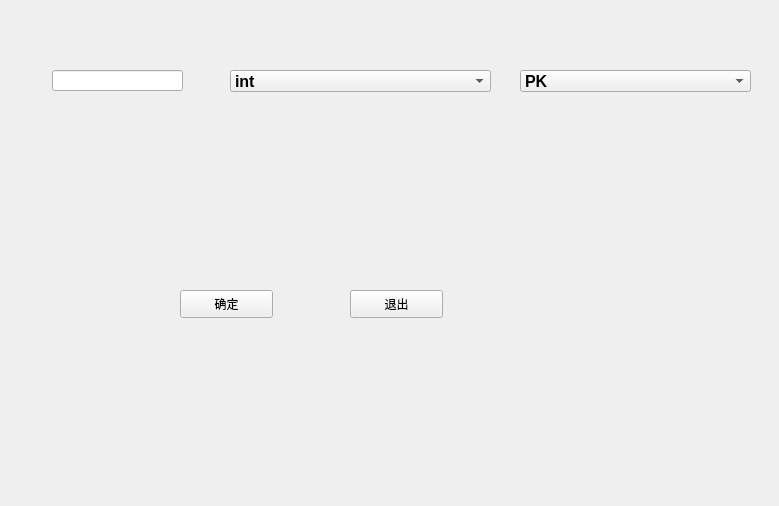
<?xml version="1.0" encoding="UTF-8"?>
<ui version="4.0">
 <class>Form</class>
 <widget class="QWidget" name="Form">
  <property name="geometry">
   <rect>
    <x>0</x>
    <y>0</y>
    <width>779</width>
    <height>506</height>
   </rect>
  </property>
  <property name="windowTitle">
   <string>Form</string>
  </property>
  <widget class="QPushButton" name="ok">
   <property name="geometry">
    <rect>
     <x>180</x>
     <y>290</y>
     <width>93</width>
     <height>28</height>
    </rect>
   </property>
   <property name="text">
    <string>确定</string>
   </property>
  </widget>
  <widget class="QComboBox" name="word_type">
   <property name="geometry">
    <rect>
     <x>230</x>
     <y>70</y>
     <width>261</width>
     <height>22</height>
    </rect>
   </property>
   <property name="font">
    <font>
     <pointsize>12</pointsize>
     <weight>75</weight>
     <bold>true</bold>
    </font>
   </property>
   <item>
    <property name="text">
     <string>int</string>
    </property>
   </item>
   <item>
    <property name="text">
     <string>varchar()</string>
    </property>
   </item>
   <item>
    <property name="text">
     <string>datatime</string>
    </property>
   </item>
  </widget>
  <widget class="QLineEdit" name="word">
   <property name="geometry">
    <rect>
     <x>52</x>
     <y>70</y>
     <width>131</width>
     <height>21</height>
    </rect>
   </property>
   <property name="font">
    <font>
     <pointsize>12</pointsize>
     <weight>75</weight>
     <bold>true</bold>
    </font>
   </property>
  </widget>
  <widget class="QComboBox" name="identity">
   <property name="geometry">
    <rect>
     <x>520</x>
     <y>70</y>
     <width>231</width>
     <height>22</height>
    </rect>
   </property>
   <property name="font">
    <font>
     <pointsize>12</pointsize>
     <weight>75</weight>
     <bold>true</bold>
    </font>
   </property>
   <item>
    <property name="text">
     <string>PK</string>
    </property>
   </item>
   <item>
    <property name="text">
     <string>UN</string>
    </property>
   </item>
   <item>
    <property name="text">
     <string>NN</string>
    </property>
   </item>
   <item>
    <property name="text">
     <string>BIN</string>
    </property>
   </item>
   <item>
    <property name="text">
     <string>AL</string>
    </property>
   </item>
   <item>
    <property name="text">
     <string>G</string>
    </property>
   </item>
   <item>
    <property name="text">
     <string>ZF</string>
    </property>
   </item>
   <item>
    <property name="text">
     <string>UQ</string>
    </property>
   </item>
  </widget>
  <widget class="QPushButton" name="loser">
   <property name="geometry">
    <rect>
     <x>350</x>
     <y>290</y>
     <width>93</width>
     <height>28</height>
    </rect>
   </property>
   <property name="text">
    <string>退出</string>
   </property>
  </widget>
 </widget>
 <resources/>
 <connections>
  <connection>
   <sender>loser</sender>
   <signal>clicked()</signal>
   <receiver>Form</receiver>
   <slot>close()</slot>
   <hints>
    <hint type="sourcelabel">
     <x>396</x>
     <y>303</y>
    </hint>
    <hint type="destinationlabel">
     <x>389</x>
     <y>252</y>
    </hint>
   </hints>
  </connection>
  <connection>
   <sender>ok</sender>
   <signal>clicked()</signal>
   <receiver>Form</receiver>
   <slot>ok_clicked()</slot>
   <hints>
    <hint type="sourcelabel">
     <x>240</x>
     <y>298</y>
    </hint>
    <hint type="destinationlabel">
     <x>114</x>
     <y>248</y>
    </hint>
   </hints>
  </connection>
  <connection>
   <sender>word_type</sender>
   <signal>currentIndexChanged(int)</signal>
   <receiver>Form</receiver>
   <slot>type_change()</slot>
   <hints>
    <hint type="sourcelabel">
     <x>351</x>
     <y>80</y>
    </hint>
    <hint type="destinationlabel">
     <x>408</x>
     <y>168</y>
    </hint>
   </hints>
  </connection>
  <connection>
   <sender>identity</sender>
   <signal>currentIndexChanged(int)</signal>
   <receiver>Form</receiver>
   <slot>id_change()</slot>
   <hints>
    <hint type="sourcelabel">
     <x>585</x>
     <y>86</y>
    </hint>
    <hint type="destinationlabel">
     <x>639</x>
     <y>191</y>
    </hint>
   </hints>
  </connection>
 </connections>
 <slots>
  <slot>ok_clicked()</slot>
  <slot>type_change()</slot>
  <slot>id_change()</slot>
 </slots>
</ui>
